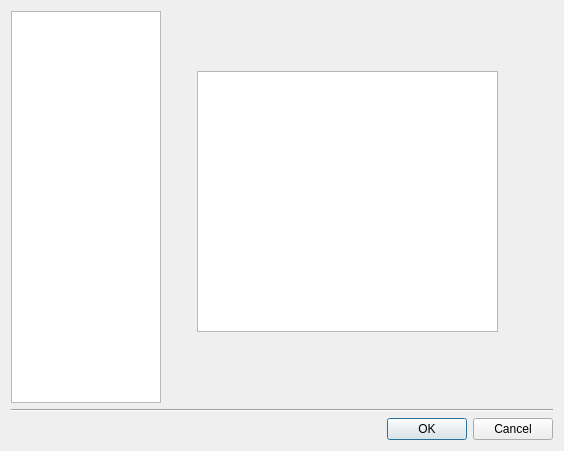
<?xml version="1.0" encoding="UTF-8"?>
<ui version="4.0">
 <class>SettingsDialogClass</class>
 <widget class="QDialog" name="SettingsDialogClass">
  <property name="geometry">
   <rect>
    <x>0</x>
    <y>0</y>
    <width>564</width>
    <height>451</height>
   </rect>
  </property>
  <property name="windowTitle">
   <string>SettingsDialog</string>
  </property>
  <layout class="QVBoxLayout" name="verticalLayout">
   <item>
    <layout class="QHBoxLayout" name="horizontalLayout">
     <item>
      <widget class="QListWidget" name="listWidget">
       <property name="maximumSize">
        <size>
         <width>150</width>
         <height>16777215</height>
        </size>
       </property>
      </widget>
     </item>
     <item>
      <widget class="QStackedWidget" name="stackedWidget">
       <property name="currentIndex">
        <number>1</number>
       </property>
       <widget class="QWidget" name="accountsPage">
        <widget class="QPushButton" name="pushButton">
         <property name="geometry">
          <rect>
           <x>230</x>
           <y>50</y>
           <width>78</width>
           <height>25</height>
          </rect>
         </property>
         <property name="text">
          <string>add</string>
         </property>
        </widget>
       </widget>
       <widget class="QWidget" name="pluginsPage">
        <widget class="QListView" name="listView">
         <property name="geometry">
          <rect>
           <x>30</x>
           <y>60</y>
           <width>301</width>
           <height>261</height>
          </rect>
         </property>
        </widget>
       </widget>
      </widget>
     </item>
     <item>
      <widget class="QWidget" name="serviceSettingsPane" native="true"/>
     </item>
    </layout>
   </item>
   <item>
    <widget class="Line" name="line">
     <property name="orientation">
      <enum>Qt::Horizontal</enum>
     </property>
    </widget>
   </item>
   <item>
    <widget class="QDialogButtonBox" name="buttonBox">
     <property name="orientation">
      <enum>Qt::Horizontal</enum>
     </property>
     <property name="standardButtons">
      <set>QDialogButtonBox::Cancel|QDialogButtonBox::Ok</set>
     </property>
    </widget>
   </item>
  </layout>
 </widget>
 <layoutdefault spacing="6" margin="11"/>
 <resources/>
 <connections/>
</ui>
